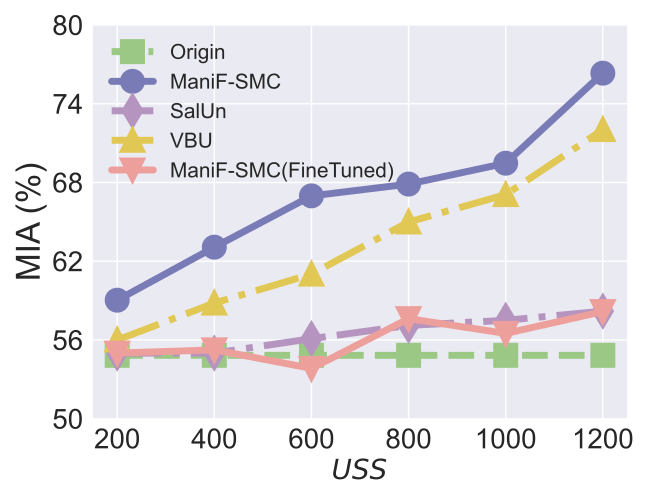

Write Python code to recreate this figure.


import numpy as np
import matplotlib.pyplot as plt

epsilon = 3
beta = 1 / epsilon


x=[1, 2, 3, 4, 5, 6]
# validation_for_plt =[97,95.8600, 94.9400, 93.5400, 93.2400]
# attack_for_plt=[0, 0.3524, 0, 0.1762, 0.1762]
# basic_for_plt=[99.8, 99.8, 99.8, 99.8, 99.8]

labels = ['200', '400', '600', '800', '1000', '1200']
# unl_org = [97.77, 97.55, 97.35, 97.29, 97.21, 97.21]

# unl_hess_r = [96.6, 96.66, 96.04, 95.94, 95.85, 97.21]
OUL = [0.59032, 0.63072, 0.6698, 0.6788, 0.6947, 0.7633]

OUL_finetuned = [0.55000, 0.55249, 0.53833, 0.57625, 0.56499, 0.58166]

org_acc = [0.5483, 0.5483, 0.5483, 0.5483, 0.5483, 0.5483]

salun_acc = [0.5500, 0.55,  0.561, 0.5711, 0.57500, 0.582]
# unl_ss_wo = [94.32, 94.53, 94.78, 93.38, 94.04, 97.21]
vbu_ldp_acc = [0.5600, 0.5881, 0.6102, 0.64990, 0.6708, 0.7203]

for i in range(len(OUL)):
    OUL[i] = OUL[i]*100
    org_acc[i] = org_acc[i]*100
    salun_acc[i] = salun_acc[i]*100
    vbu_ldp_acc[i] = vbu_ldp_acc[i] * 100
    OUL_finetuned[i] = OUL_finetuned[i] * 100


plt.style.use('seaborn')
plt.figure(figsize=(6.5, 5.0))
l_w=5
m_s=15
marker_s = 3
markevery=1
#plt.figure(figsize=(8, 5.3))
#plt.plot(x, unl_fr, color='blue', marker='^', label='Retrain',linewidth=l_w, markersize=m_s)

#plt.plot(x, unl_ss_w, color='g',  marker='*',  label='PriMU$_{w}$',linewidth=l_w, markersize=m_s)
plt.plot(x, org_acc, linestyle='--', color='#9BC985',  marker='s', fillstyle='full', markevery=markevery,
         label='Origin',linewidth=l_w, markersize=m_s, markeredgewidth=marker_s)


plt.plot(x, OUL, linestyle='-', color='#797BB7', marker='o', fillstyle='full', markevery=markevery,
         label='ManiF-SMC', linewidth=l_w, markersize=m_s, markeredgewidth=marker_s)




plt.plot(x, salun_acc, linestyle='-.', color='#B595BF',  marker='d', fillstyle='full', markevery=markevery, label='SalUn',linewidth=l_w, markersize=m_s, markeredgewidth=marker_s)



plt.plot(x, vbu_ldp_acc, linestyle='-.', color='#E1C855',  marker='^', fillstyle='full', markevery=markevery,
         label='VBU',linewidth=l_w, markersize=m_s, markeredgewidth=marker_s)

plt.plot(x, OUL_finetuned, linestyle='-', color='#ED9F9B',  marker='v', fillstyle='full', markevery=markevery, label='ManiF-SMC(FineTuned)',linewidth=l_w, markersize=m_s, markeredgewidth=marker_s)



# plt.grid()
#leg = plt.legend(fancybox=True, shadow=True)
# plt.xlabel('Malicious Client Ratio (%)' ,fontsize=16)
plt.ylabel('MIA (%)' ,fontsize=24)
my_y_ticks = np.arange(50., 81, 6)
plt.yticks(my_y_ticks,fontsize=20)
plt.xlabel('$\it USS$' ,fontsize=20)

plt.xticks(x, labels, fontsize=20)
# plt.title('On CIFAR10',fontsize=24)

# plt.annotate(r"1e0", xy=(0.1, 1.01), xycoords='axes fraction', xytext=(-10, 10), textcoords='offset points', ha='right', va='center', fontsize=15)


# plt.title('(c) Utility Preservation', fontsize=24)
plt.legend(loc='best',          # same manual position
           fontsize=15,               # same font size
           ncol=1,
           columnspacing=1.,         # distance between the two columns
           handletextpad=0.8)         # gap between symbol and text

plt.tight_layout()
#plt.title("MNIST")
plt.rcParams['figure.figsize'] = (2.0, 1)
plt.rcParams['image.interpolation'] = 'nearest'
plt.rcParams['figure.subplot.left'] = 0.11
plt.rcParams['figure.subplot.bottom'] = 0.08
plt.rcParams['figure.subplot.right'] = 0.977
plt.rcParams['figure.subplot.top'] = 0.969
plt.savefig('CIFAR10_model_MIA_uss_finetuned.pdf', format='pdf', dpi=200)
plt.show()
